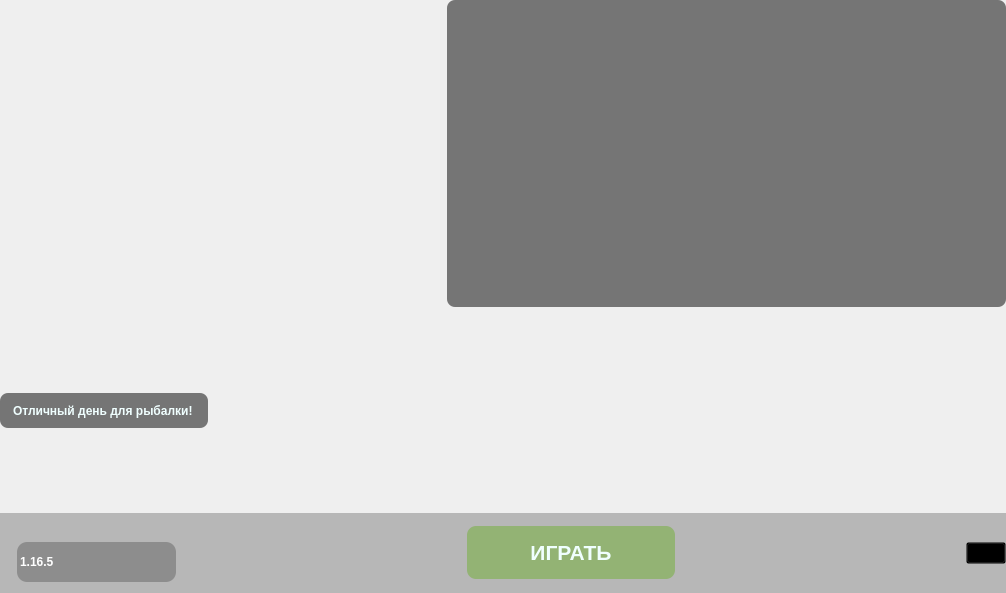
          <widget class="QWidget" name="scrollAreaWidgetContents">
           <property name="geometry">
            <rect>
             <x>0</x>
             <y>0</y>
             <width>1006</width>
             <height>593</height>
            </rect>
           </property>
           <layout class="QGridLayout" name="gridLayout_5">
            <property name="leftMargin">
             <number>0</number>
            </property>
            <property name="topMargin">
             <number>0</number>
            </property>
            <property name="rightMargin">
             <number>0</number>
            </property>
            <property name="bottomMargin">
             <number>0</number>
            </property>
            <property name="spacing">
             <number>0</number>
            </property>
            <item row="0" column="0">
             <widget class="QFrame" name="frame_3">
              <property name="styleSheet">
               <string notr="true">image: url(C:/Users/ASUS/Desktop/res/3.JPG);</string>
              </property>
              <property name="frameShape">
               <enum>QFrame::NoFrame</enum>
              </property>
              <property name="frameShadow">
               <enum>QFrame::Raised</enum>
              </property>
              <property name="lineWidth">
               <number>0</number>
              </property>
              <layout class="QGridLayout" name="gridLayout_6">
               <property name="leftMargin">
                <number>0</number>
               </property>
               <property name="topMargin">
                <number>0</number>
               </property>
               <property name="rightMargin">
                <number>0</number>
               </property>
               <property name="bottomMargin">
                <number>0</number>
               </property>
               <property name="spacing">
                <number>0</number>
               </property>
               <item row="2" column="0">
                <widget class="QLabel" name="label_5">
                 <property name="minimumSize">
                  <size>
                   <width>208</width>
                   <height>35</height>
                  </size>
                 </property>
                 <property name="font">
                  <font>
                   <weight>75</weight>
                   <bold>true</bold>
                  </font>
                 </property>
                 <property name="styleSheet">
                  <string notr="true">image: url();
background-color: rgb(0, 0, 0, 130);
color: rgb(240, 255, 255);
border-radius: 8px;</string>
                 </property>
                 <property name="text">
                  <string>Отличный день для рыбалки!</string>
                 </property>
                 <property name="indent">
                  <number>13</number>
                 </property>
                </widget>
               </item>
               <item row="0" column="0">
                <spacer name="verticalSpacer">
                 <property name="orientation">
                  <enum>Qt::Vertical</enum>
                 </property>
                 <property name="sizeHint" stdset="0">
                  <size>
                   <width>20</width>
                   <height>40</height>
                  </size>
                 </property>
                </spacer>
               </item>
               <item row="3" column="0">
                <spacer name="verticalSpacer_7">
                 <property name="orientation">
                  <enum>Qt::Vertical</enum>
                 </property>
                 <property name="sizeHint" stdset="0">
                  <size>
                   <width>20</width>
                   <height>40</height>
                  </size>
                 </property>
                </spacer>
               </item>
               <item row="0" column="1">
                <spacer name="horizontalSpacer_6">
                 <property name="orientation">
                  <enum>Qt::Horizontal</enum>
                 </property>
                 <property name="sizeHint" stdset="0">
                  <size>
                   <width>40</width>
                   <height>20</height>
                  </size>
                 </property>
                </spacer>
               </item>
               <item row="2" column="1" colspan="2">
                <spacer name="horizontalSpacer_5">
                 <property name="orientation">
                  <enum>Qt::Horizontal</enum>
                 </property>
                 <property name="sizeHint" stdset="0">
                  <size>
                   <width>40</width>
                   <height>20</height>
                  </size>
                 </property>
                </spacer>
               </item>
               <item row="1" column="0">
                <spacer name="verticalSpacer_8">
                 <property name="orientation">
                  <enum>Qt::Vertical</enum>
                 </property>
                 <property name="sizeHint" stdset="0">
                  <size>
                   <width>20</width>
                   <height>40</height>
                  </size>
                 </property>
                </spacer>
               </item>
               <item row="4" column="0" colspan="3">
                <widget class="QFrame" name="frame_5">
                 <property name="minimumSize">
                  <size>
                   <width>0</width>
                   <height>80</height>
                  </size>
                 </property>
                 <property name="maximumSize">
                  <size>
                   <width>16777215</width>
                   <height>80</height>
                  </size>
                 </property>
                 <property name="styleSheet">
                  <string notr="true">image: url();
background-color: rgb(0, 0, 0, 60);
</string>
                 </property>
                 <property name="frameShape">
                  <enum>QFrame::NoFrame</enum>
                 </property>
                 <property name="frameShadow">
                  <enum>QFrame::Raised</enum>
                 </property>
                 <layout class="QGridLayout" name="gridLayout_8">
                  <property name="leftMargin">
                   <number>0</number>
                  </property>
                  <property name="topMargin">
                   <number>0</number>
                  </property>
                  <property name="rightMargin">
                   <number>0</number>
                  </property>
                  <property name="bottomMargin">
                   <number>0</number>
                  </property>
                  <property name="spacing">
                   <number>0</number>
                  </property>
                  <item row="0" column="0" colspan="2">
                   <spacer name="verticalSpacer_4">
                    <property name="orientation">
                     <enum>Qt::Vertical</enum>
                    </property>
                    <property name="sizeHint" stdset="0">
                     <size>
                      <width>20</width>
                      <height>40</height>
                     </size>
                    </property>
                   </spacer>
                  </item>
                  <item row="2" column="0" colspan="2">
                   <spacer name="verticalSpacer_5">
                    <property name="orientation">
                     <enum>Qt::Vertical</enum>
                    </property>
                    <property name="sizeType">
                     <enum>QSizePolicy::Fixed</enum>
                    </property>
                    <property name="sizeHint" stdset="0">
                     <size>
                      <width>20</width>
                      <height>11</height>
                     </size>
                    </property>
                   </spacer>
                  </item>
                  <item row="1" column="0">
                   <spacer name="horizontalSpacer_3">
                    <property name="orientation">
                     <enum>Qt::Horizontal</enum>
                    </property>
                    <property name="sizeType">
                     <enum>QSizePolicy::Fixed</enum>
                    </property>
                    <property name="sizeHint" stdset="0">
                     <size>
                      <width>17</width>
                      <height>14</height>
                     </size>
                    </property>
                   </spacer>
                  </item>
                  <item row="1" column="1">
                   <widget class="QComboBox" name="comboBox_2">
                    <property name="minimumSize">
                     <size>
                      <width>117</width>
                      <height>40</height>
                     </size>
                    </property>
                    <property name="font">
                     <font>
                      <pointsize>9</pointsize>
                      <weight>75</weight>
                      <bold>true</bold>
                     </font>
                    </property>
                    <property name="styleSheet">
                     <string notr="true">QComboBox {
    border-radius: 10px;
    padding: 1px 18px 1px 3px;
    min-width: 6em;
	color: rgb(255, 255, 255);
	
}

QComboBox:!editable, QComboBox::drop-down:editable {
	background-color: rgba(49, 49, 49, 80);
}

QComboBox:!editable:on, QComboBox::drop-down:editable:on {
    background-color: rgba(49, 49, 49, 140);
}

QComboBox::drop-down {
    subcontrol-origin: padding;
    subcontrol-position: top right;
    width: 15px;
    border-left-color: darkgray;
    border-left-style: solid;
    border-top-right-radius: 3px;
    border-bottom-right-radius: 3px;
}

QComboBox::down-arrow {
	image: url(C:/Users/ASUS/Desktop/res/open.png);
}

QComboBox::down-arrow:on {
    top: 0px;
    left: 0px;
}

QComboBox QAbstractItemView {
    border: 3px solid rgb(30, 30, 30);
    selection-background-color: rgba(85, 170, 0, 94);
	color: rgb(255, 255, 255);
    border-radius: 10px;
	background-color: rgba(59, 59, 59);
}

QComboBox:editable {
	background-color: rgb(30, 30, 30);
}

QComboBox:on {
    padding-bottom: 5px;
}</string>
                    </property>
                    <property name="duplicatesEnabled">
                     <bool>false</bool>
                    </property>
                    <item>
                     <property name="text">
                      <string>1.16.5</string>
                     </property>
                     <property name="icon">
                      <iconset>
                       <normalon>../../res/5.jpg</normalon>
                      </iconset>
                     </property>
                    </item>
                    <item>
                     <property name="text">
                      <string>1.16.5 OptiFine</string>
                     </property>
                     <property name="icon">
                      <iconset>
                       <normaloff>../res/OptiFine.png</normaloff>
                       <normalon>../../res/OptiFine.png</normalon>../res/OptiFine.png</iconset>
                     </property>
                    </item>
                    <item>
                     <property name="text">
                      <string>1.16.5 Forge</string>
                     </property>
                     <property name="icon">
                      <iconset>
                       <normalon>../../res/curseforge.png</normalon>
                      </iconset>
                     </property>
                    </item>
                    <item>
                     <property name="text">
                      <string>1.16.5 Forge-OptiFine</string>
                     </property>
                     <property name="icon">
                      <iconset>
                       <normalon>../../res/Forge-Optifine.png</normalon>
                      </iconset>
                     </property>
                    </item>
                    <item>
                     <property name="text">
                      <string>1.12.2</string>
                     </property>
                     <property name="icon">
                      <iconset>
                       <normalon>../../res/5.jpg</normalon>
                      </iconset>
                     </property>
                    </item>
                    <item>
                     <property name="text">
                      <string>1.12.2 OptiFine</string>
                     </property>
                     <property name="icon">
                      <iconset>
                       <normalon>../../res/OptiFine.png</normalon>
                      </iconset>
                     </property>
                    </item>
                    <item>
                     <property name="text">
                      <string>1.12.2 Forge</string>
                     </property>
                     <property name="icon">
                      <iconset>
                       <normalon>../../res/curseforge.png</normalon>
                      </iconset>
                     </property>
                    </item>
                    <item>
                     <property name="text">
                      <string>1.12.2 Forge-OptiFine</string>
                     </property>
                     <property name="icon">
                      <iconset>
                       <normalon>../../res/Forge-Optifine.png</normalon>
                      </iconset>
                     </property>
                    </item>
                   </widget>
                  </item>
                  <item row="0" column="2" rowspan="3">
                   <spacer name="horizontalSpacer_2">
                    <property name="orientation">
                     <enum>Qt::Horizontal</enum>
                    </property>
                    <property name="sizeHint" stdset="0">
                     <size>
                      <width>40</width>
                      <height>20</height>
                     </size>
                    </property>
                   </spacer>
                  </item>
                  <item row="0" column="4" rowspan="3">
                   <spacer name="horizontalSpacer">
                    <property name="orientation">
                     <enum>Qt::Horizontal</enum>
                    </property>
                    <property name="sizeHint" stdset="0">
                     <size>
                      <width>40</width>
                      <height>20</height>
                     </size>
                    </property>
                   </spacer>
                  </item>
                  <item row="0" column="3" rowspan="3">
                   <widget class="QPushButton" name="pushButton_4">
                    <property name="minimumSize">
                     <size>
                      <width>208</width>
                      <height>53</height>
                     </size>
                    </property>
                    <property name="font">
                     <font>
                      <pointsize>16</pointsize>
                      <weight>75</weight>
                      <bold>true</bold>
                     </font>
                    </property>
                    <property name="styleSheet">
                     <string notr="true">color: rgb(240, 255, 255);
background-color: rgba(85, 170, 0, 94);
border-radius: 9px;</string>
                    </property>
                    <property name="text">
                     <string>ИГРАТЬ</string>
                    </property>
                   </widget>
                  </item>
                  <item row="0" column="5" rowspan="3">
                   <widget class="QPushButton" name="pushButton_5">
                    <property name="styleSheet">
                     <string notr="true">background-color: rgba(0, 0, 0, 0);</string>
                    </property>
                    <property name="text">
                     <string/>
                    </property>
                    <property name="icon">
                     <iconset>
                      <normalon>../res/bell.png</normalon>
                     </iconset>
                    </property>
                    <property name="iconSize">
                     <size>
                      <width>25</width>
                      <height>25</height>
                     </size>
                    </property>
                   </widget>
                  </item>
                 </layout>
                </widget>
               </item>
               <item row="0" column="2">
                <widget class="QListView" name="listView">
                 <property name="minimumSize">
                  <size>
                   <width>559</width>
                   <height>307</height>
                  </size>
                 </property>
                 <property name="styleSheet">
                  <string notr="true">image: url();
background-color: rgb(0, 0, 0, 130);
color: rgb(240, 255, 255);
border-radius: 8px;
</string>
                 </property>
                </widget>
               </item>
              </layout>
             </widget>
            </item>
           </layout>
          </widget>
